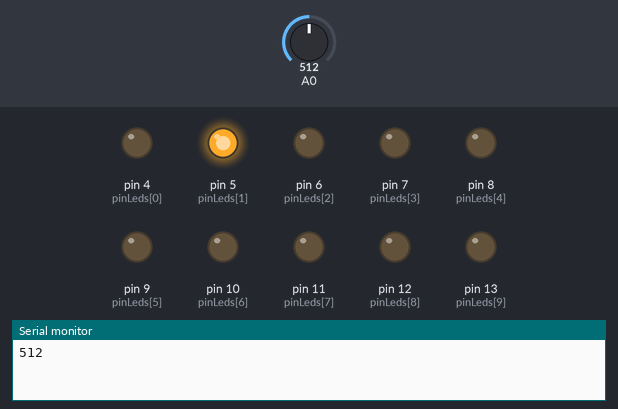
Simulated run of this sketch. Board: Arduino Uno, built with avr-gcc and run on an emulated ATmega328P. Parts: output pins drawn as LEDs (lit = HIGH), the last lines printed to the serial monitor. Dashed ring = blinking. The inputs (shaded band) are chosen by the test bench; at power-on: A0 = 512.

Above: at 5.9 s.
6.0 s: A0 set to 1023
At 6.5 s:
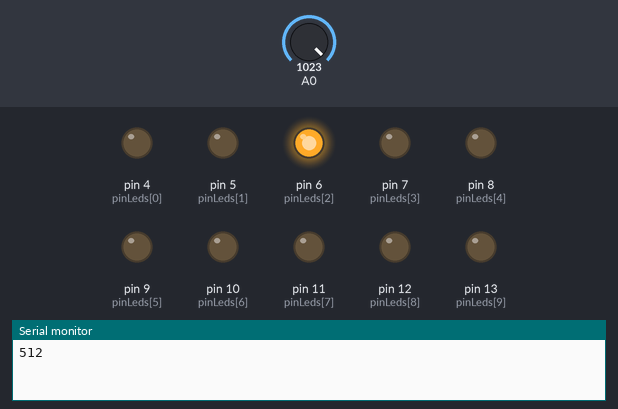
12.1 s: A0 set to 900
At 13.15 s:
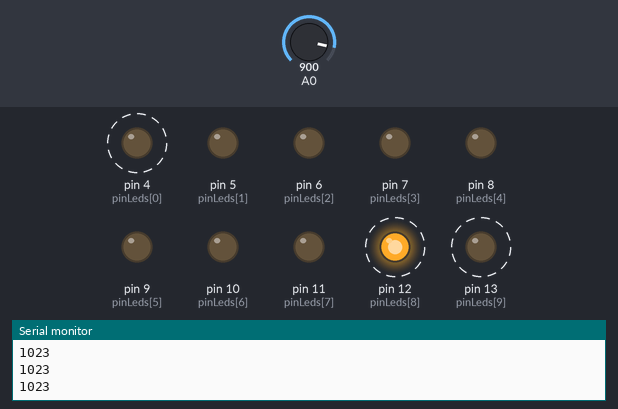
18.2 s: A0 set to 716
At 18.45 s:
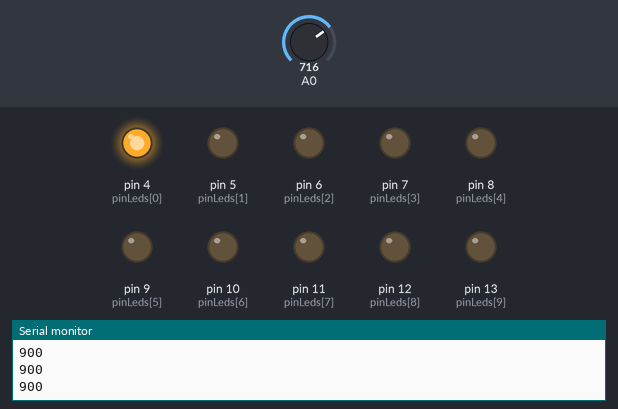
Timing chart, 0 to 30.3 s (numbered marks = the images above; inputs shaded):
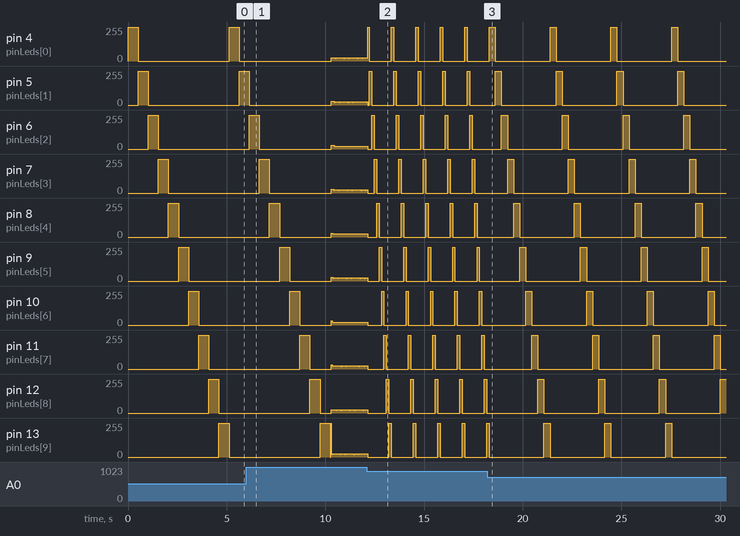

The sketch:

code.ino
```cpp
//constantes
const int pinLeds[10] = {4,5,6,7,8,9,10,11,12,13};
const int length=10;
const int valorIncial =1024;
//Variables
int lecturaAnaloga = 0;

void setup()
{
  for(int i = 0; i < 10; i++)
  {
  	pinMode(pinLeds[i],OUTPUT);
  }
  Serial.begin(9600);
}

void loop()
{
  lecturaAnaloga = analogRead(A0);
  for (int i = 0; i < length; i++)
  {
      digitalWrite(pinLeds[i],HIGH);
      delay(valorIncial-lecturaAnaloga);
      digitalWrite(pinLeds[i],LOW);
  }

  Serial.println(lecturaAnaloga);
}
```

Measured:
- after the input at 12.1 s, pin 6 (pinLeds[2]): 21/255 → 0/255 at once, then repeats every 1.2 s: 255/255 0.12 s, 0/255 1.1 s; pin 8 (pinLeds[4]): 23/255 → 0/255 at once, then repeats every 1.2 s: 255/255 0.12 s, 0/255 1.1 s; pin 10 (pinLeds[6]): 22/255 → 0/255 at once, then repeats every 1.2 s: 255/255 0.12 s, 0/255 1.1 s
- after the input at 18.2 s, pin 4 (pinLeds[0]), pin 5 (pinLeds[1]): alternates 255/255 for 0.31 s and 0/255 for 2.8 s, starting after 0.41 s
- by itself, pin 4 (pinLeds[0]), pin 12 (pinLeds[8]), pin 13 (pinLeds[9]): alternates 255/255 for 0.12 s and 0/255 for 1.1 s
- by itself, pin 7 (pinLeds[3]), pin 9 (pinLeds[5]), pin 11 (pinLeds[7]): repeats every 1.2 s: 255/255 0.12 s, 0/255 1.1 s
